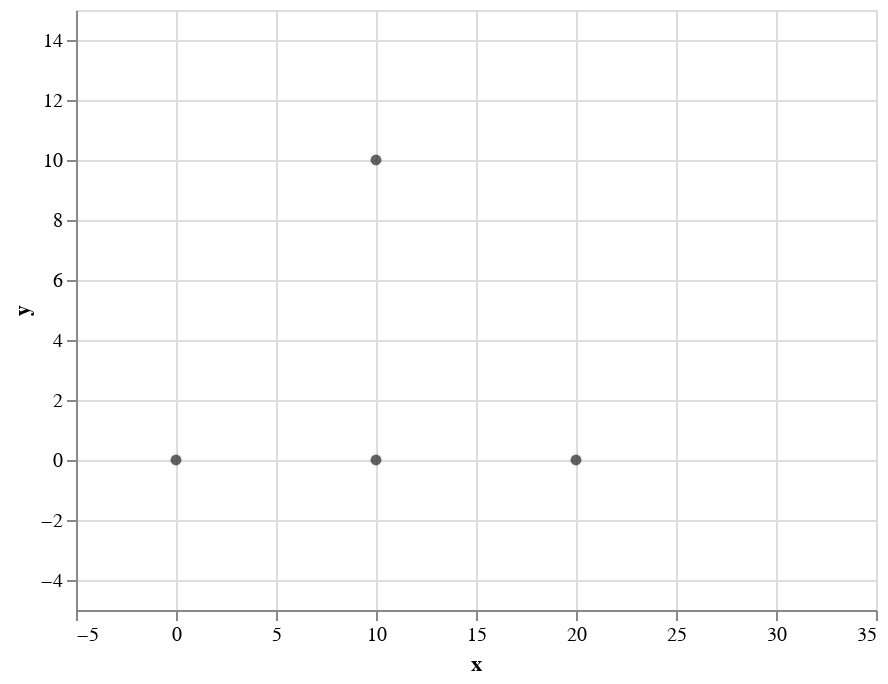

Notebook cell for this chart:
### Markdown cell above
### Plotting the truss (example 2.)

### Code cell
data1 = pd.DataFrame({'x': [0, 10, 20, 10],
                     'y': [0, 10, 0, 0]})

data2 = pd.DataFrame({'x': [0, 10, 20, 10],
                     'y': [0, 10, 0, 0]})

# data3 = pd.DataFrame({'x': [20, 0],
#                       'y': [10, 0]})

# data4 = pd.DataFrame({'x': [10, 30],
#                       'y': [10, 0]})


nodes = alt.Chart(data1).mark_circle().encode(
    alt.X('x', scale=alt.Scale(domain=[-5, 35])),
    alt.Y('y', scale=alt.Scale(domain=[-5, 15])),
)

add1 = alt.Chart(data2).mark_line(color='#334155', opacity=0.65).encode(
    alt.X('x', scale=alt.Scale(domain=[-5, 35])),
    alt.Y('y', scale=alt.Scale(domain=[-5, 15])),
)

# add2 = alt.Chart(data3).mark_line(color='#334155', opacity=0.65).encode(
#     alt.X('x', scale=alt.Scale(domain=[-5, 35])),
#     alt.Y('y', scale=alt.Scale(domain=[-5, 15])),
# )

# add3 = alt.Chart(data4).mark_line(color='#334155', opacity=0.65).encode(
#     alt.X('x', scale=alt.Scale(domain=[-5, 35])),
#     alt.Y('y', scale=alt.Scale(domain=[-5, 15])),
# )

alt.layer(nodes).configure_mark(
    color='#252323'
)

### Figure 1 — Vega-Lite specification as saved in the notebook (floating-point values rounded to 4 significant figures)
{"config": {"view": {"continuousWidth": 400, "continuousHeight": 300}, "mark": {"color": "#252323"}}, "layer": [{"mark": "circle", "encoding": {"x": {"field": "x", "scale": {"domain": [-5, 35]}, "type": "quantitative"}, "y": {"field": "y", "scale": {"domain": [-5, 15]}, "type": "quantitative"}}}], "data": {"name": "data-f04cedc4b7d81b7aeda09ec8bb1e1e76"}, "$schema": "https://vega.github.io/schema/vega-lite/v4.17.0.json", "datasets": {"data-f04cedc4b7d81b7aeda09ec8bb1e1e76": [{"x": 0, "y": 0}, {"x": 10, "y": 10}, {"x": 20, "y": 0}, {"x": 10, "y": 0}]}}
